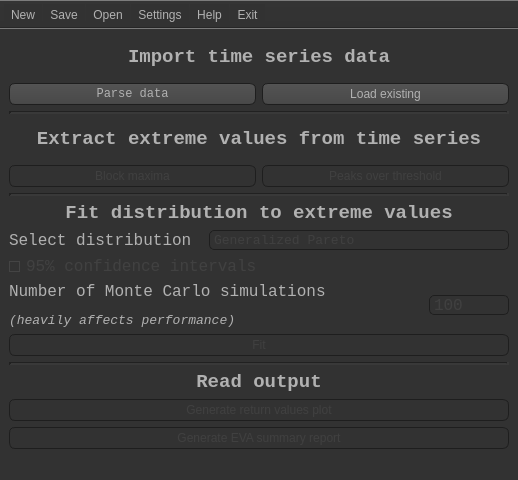
<?xml version="1.0" encoding="UTF-8"?>
<ui version="4.0">
 <class>MainWindow</class>
 <widget class="QMainWindow" name="MainWindow">
  <property name="geometry">
   <rect>
    <x>0</x>
    <y>0</y>
    <width>518</width>
    <height>480</height>
   </rect>
  </property>
  <property name="sizePolicy">
   <sizepolicy hsizetype="Maximum" vsizetype="Preferred">
    <horstretch>0</horstretch>
    <verstretch>0</verstretch>
   </sizepolicy>
  </property>
  <property name="font">
   <font>
    <family>Lucida Console</family>
    <pointsize>14</pointsize>
   </font>
  </property>
  <property name="windowTitle">
   <string>PyEVA</string>
  </property>
  <property name="windowIcon">
   <iconset resource="res.qrc">
    <normaloff>:/images/lambda.png</normaloff>:/images/lambda.png</iconset>
  </property>
  <property name="windowOpacity">
   <double>1.000000000000000</double>
  </property>
  <property name="autoFillBackground">
   <bool>false</bool>
  </property>
  <property name="styleSheet">
   <string notr="true">QToolTip
{
     border: 1px solid black;
     background-color: #ffa02f;
     padding: 1px;
     border-radius: 3px;
     opacity: 100;
}

QWidget
{
    color: #b1b1b1;
    background-color: #323232;
}

QWidget:item:hover
{
    background-color: QLinearGradient( x1: 0, y1: 0, x2: 0, y2: 1, stop: 0 #ffa02f, stop: 1 #ca0619);
    color: #000000;
}

QWidget:item:selected
{
    background-color: QLinearGradient( x1: 0, y1: 0, x2: 0, y2: 1, stop: 0 #ffa02f, stop: 1 #d7801a);
}

QMenuBar::item
{
    background: transparent;
}

QMenuBar::item:selected
{
    background: transparent;
    border: 1px solid #ffaa00;
}

QMenuBar::item:pressed
{
    background: #444;
    border: 1px solid #000;
    background-color: QLinearGradient(
        x1:0, y1:0,
        x2:0, y2:1,
        stop:1 #212121,
        stop:0.4 #343434/*,
        stop:0.2 #343434,
        stop:0.1 #ffaa00*/
    );
    margin-bottom:-1px;
    padding-bottom:1px;
}

QMenu
{
    border: 1px solid #000;
}

QMenu::item
{
    padding: 2px 20px 2px 20px;
}

QMenu::item:selected
{
    color: #000000;
}

QWidget:disabled
{
    color: #404040;
    background-color: #323232;
}

QAbstractItemView
{
    background-color: QLinearGradient( x1: 0, y1: 0, x2: 0, y2: 1, stop: 0 #4d4d4d, stop: 0.1 #646464, stop: 1 #5d5d5d);
}

QWidget:focus
{
    /*border: 2px solid QLinearGradient( x1: 0, y1: 0, x2: 0, y2: 1, stop: 0 #ffa02f, stop: 1 #d7801a);*/
}

QLineEdit
{
    background-color: QLinearGradient( x1: 0, y1: 0, x2: 0, y2: 1, stop: 0 #4d4d4d, stop: 0 #646464, stop: 1 #5d5d5d);
    padding: 1px;
    border-style: solid;
    border: 1px solid #1e1e1e;
    border-radius: 5;
	font: 12pt &quot;Lucida Console&quot;;
}

QPushButton
{
    color: #b1b1b1;
    background-color: QLinearGradient( x1: 0, y1: 0, x2: 0, y2: 1, stop: 0 #565656, stop: 0.1 #525252, stop: 0.5 #4e4e4e, stop: 0.9 #4a4a4a, stop: 1 #464646);
    border-width: 1px;
    border-color: #1e1e1e;
    border-style: solid;
    border-radius: 6;
    padding: 3px;
    font-size: 12px;
	font: 12pt &quot;Lucida Console&quot;;
    padding-left: 5px;
    padding-right: 5px;
}

QPushButton:pressed
{
    background-color: QLinearGradient( x1: 0, y1: 0, x2: 0, y2: 1, stop: 0 #2d2d2d, stop: 0.1 #2b2b2b, stop: 0.5 #292929, stop: 0.9 #282828, stop: 1 #252525);
}

QComboBox
{
    selection-background-color: #ffaa00;
    background-color: QLinearGradient( x1: 0, y1: 0, x2: 0, y2: 1, stop: 0 #565656, stop: 0.1 #525252, stop: 0.5 #4e4e4e, stop: 0.9 #4a4a4a, stop: 1 #464646);
    border-style: solid;
    border: 1px solid #1e1e1e;
    border-radius: 5;
}

QComboBox:hover,QPushButton:hover
{
    border: 2px solid QLinearGradient( x1: 0, y1: 0, x2: 0, y2: 1, stop: 0 #ffa02f, stop: 1 #d7801a);
}


QComboBox:on
{
    padding-top: 3px;
    padding-left: 4px;
    background-color: QLinearGradient( x1: 0, y1: 0, x2: 0, y2: 1, stop: 0 #2d2d2d, stop: 0.1 #2b2b2b, stop: 0.5 #292929, stop: 0.9 #282828, stop: 1 #252525);
    selection-background-color: #ffaa00;
}

QComboBox QAbstractItemView
{
    border: 2px solid darkgray;
    selection-background-color: QLinearGradient( x1: 0, y1: 0, x2: 0, y2: 1, stop: 0 #ffa02f, stop: 1 #d7801a);
}

QComboBox::drop-down
{
     subcontrol-origin: padding;
     subcontrol-position: top right;
     width: 15px;

     border-left-width: 0px;
     border-left-color: darkgray;
     border-left-style: solid; /* just a single line */
     border-top-right-radius: 3px; /* same radius as the QComboBox */
     border-bottom-right-radius: 3px;
 }

QComboBox::down-arrow
{
     image: url(:/down_arrow.png);
}

QGroupBox:focus
{
border: 2px solid QLinearGradient( x1: 0, y1: 0, x2: 0, y2: 1, stop: 0 #ffa02f, stop: 1 #d7801a);
}

QTextEdit:focus
{
    border: 2px solid QLinearGradient( x1: 0, y1: 0, x2: 0, y2: 1, stop: 0 #ffa02f, stop: 1 #d7801a);
}

QScrollBar:horizontal {
     border: 1px solid #222222;
     background: QLinearGradient( x1: 0, y1: 0, x2: 0, y2: 1, stop: 0.0 #121212, stop: 0.2 #282828, stop: 1 #484848);
     height: 7px;
     margin: 0px 16px 0 16px;
}

QScrollBar::handle:horizontal
{
      background: QLinearGradient( x1: 0, y1: 0, x2: 1, y2: 0, stop: 0 #ffa02f, stop: 0.5 #d7801a, stop: 1 #ffa02f);
      min-height: 20px;
      border-radius: 2px;
}

QScrollBar::add-line:horizontal {
      border: 1px solid #1b1b19;
      border-radius: 2px;
      background: QLinearGradient( x1: 0, y1: 0, x2: 1, y2: 0, stop: 0 #ffa02f, stop: 1 #d7801a);
      width: 14px;
      subcontrol-position: right;
      subcontrol-origin: margin;
}

QScrollBar::sub-line:horizontal {
      border: 1px solid #1b1b19;
      border-radius: 2px;
      background: QLinearGradient( x1: 0, y1: 0, x2: 1, y2: 0, stop: 0 #ffa02f, stop: 1 #d7801a);
      width: 14px;
     subcontrol-position: left;
     subcontrol-origin: margin;
}

QScrollBar::right-arrow:horizontal, QScrollBar::left-arrow:horizontal
{
      border: 1px solid black;
      width: 1px;
      height: 1px;
      background: white;
}

QScrollBar::add-page:horizontal, QScrollBar::sub-page:horizontal
{
      background: none;
}

QScrollBar:vertical
{
      background: QLinearGradient( x1: 0, y1: 0, x2: 1, y2: 0, stop: 0.0 #121212, stop: 0.2 #282828, stop: 1 #484848);
      width: 7px;
      margin: 16px 0 16px 0;
      border: 1px solid #222222;
}

QScrollBar::handle:vertical
{
      background: QLinearGradient( x1: 0, y1: 0, x2: 0, y2: 1, stop: 0 #ffa02f, stop: 0.5 #d7801a, stop: 1 #ffa02f);
      min-height: 20px;
      border-radius: 2px;
}

QScrollBar::add-line:vertical
{
      border: 1px solid #1b1b19;
      border-radius: 2px;
      background: QLinearGradient( x1: 0, y1: 0, x2: 0, y2: 1, stop: 0 #ffa02f, stop: 1 #d7801a);
      height: 14px;
      subcontrol-position: bottom;
      subcontrol-origin: margin;
}

QScrollBar::sub-line:vertical
{
      border: 1px solid #1b1b19;
      border-radius: 2px;
      background: QLinearGradient( x1: 0, y1: 0, x2: 0, y2: 1, stop: 0 #d7801a, stop: 1 #ffa02f);
      height: 14px;
      subcontrol-position: top;
      subcontrol-origin: margin;
}

QScrollBar::up-arrow:vertical, QScrollBar::down-arrow:vertical
{
      border: 1px solid black;
      width: 1px;
      height: 1px;
      background: white;
}


QScrollBar::add-page:vertical, QScrollBar::sub-page:vertical
{
      background: none;
}

QTextEdit
{
    background-color: #242424;
}

QPlainTextEdit
{
    background-color: #242424;
}

QHeaderView::section
{
    background-color: QLinearGradient(x1:0, y1:0, x2:0, y2:1, stop:0 #616161, stop: 0.5 #505050, stop: 0.6 #434343, stop:1 #656565);
    color: white;
    padding-left: 4px;
    border: 1px solid #6c6c6c;
}

QCheckBox:disabled
{
color: #414141;
}

QDockWidget::title
{
    text-align: center;
    spacing: 3px; /* spacing between items in the tool bar */
    background-color: QLinearGradient(x1:0, y1:0, x2:0, y2:1, stop:0 #323232, stop: 0.5 #242424, stop:1 #323232);
}

QDockWidget::close-button, QDockWidget::float-button
{
    text-align: center;
    spacing: 1px; /* spacing between items in the tool bar */
    background-color: QLinearGradient(x1:0, y1:0, x2:0, y2:1, stop:0 #323232, stop: 0.5 #242424, stop:1 #323232);
}

QDockWidget::close-button:hover, QDockWidget::float-button:hover
{
    background: #242424;
}

QDockWidget::close-button:pressed, QDockWidget::float-button:pressed
{
    padding: 1px -1px -1px 1px;
}

QMainWindow::separator
{
    background-color: QLinearGradient(x1:0, y1:0, x2:0, y2:1, stop:0 #161616, stop: 0.5 #151515, stop: 0.6 #212121, stop:1 #343434);
    color: white;
    padding-left: 4px;
    border: 1px solid #4c4c4c;
    spacing: 3px; /* spacing between items in the tool bar */
}

QMainWindow::separator:hover
{

    background-color: QLinearGradient(x1:0, y1:0, x2:0, y2:1, stop:0 #d7801a, stop:0.5 #b56c17 stop:1 #ffa02f);
    color: white;
    padding-left: 4px;
    border: 1px solid #6c6c6c;
    spacing: 3px; /* spacing between items in the tool bar */
}

QToolBar::handle
{
     spacing: 3px; /* spacing between items in the tool bar */
     background: url(:/images/handle.png);
}

QMenu::separator
{
    height: 2px;
    background-color: QLinearGradient(x1:0, y1:0, x2:0, y2:1, stop:0 #161616, stop: 0.5 #151515, stop: 0.6 #212121, stop:1 #343434);
    color: white;
    padding-left: 4px;
    margin-left: 10px;
    margin-right: 5px;
}

QProgressBar
{
    border: 2px solid grey;
    border-radius: 5px;
    text-align: center;
}

QProgressBar::chunk
{
    background-color: #d7801a;
    width: 2.15px;
    margin: 0.5px;
}

QTabBar::tab {
    color: #b1b1b1;
    border: 1px solid #444;
    border-bottom-style: none;
    background-color: #323232;
    padding-left: 10px;
    padding-right: 10px;
    padding-top: 3px;
    padding-bottom: 2px;
    margin-right: -1px;
}

QTabWidget::pane {
    border: 1px solid #444;
    top: 1px;
}

QTabBar::tab:last
{
    margin-right: 0; /* the last selected tab has nothing to overlap with on the right */
    border-top-right-radius: 3px;
}

QTabBar::tab:first:!selected
{
 margin-left: 0px; /* the last selected tab has nothing to overlap with on the right */


    border-top-left-radius: 3px;
}

QTabBar::tab:!selected
{
    color: #b1b1b1;
    border-bottom-style: solid;
    margin-top: 3px;
    background-color: QLinearGradient(x1:0, y1:0, x2:0, y2:1, stop:1 #212121, stop:.4 #343434);
}

QTabBar::tab:selected
{
    border-top-left-radius: 3px;
    border-top-right-radius: 3px;
    margin-bottom: 0px;
}

QTabBar::tab:!selected:hover
{
    /*border-top: 2px solid #ffaa00;
    padding-bottom: 3px;*/
    border-top-left-radius: 3px;
    border-top-right-radius: 3px;
    background-color: QLinearGradient(x1:0, y1:0, x2:0, y2:1, stop:1 #212121, stop:0.4 #343434, stop:0.2 #343434, stop:0.1 #ffaa00);
}

QRadioButton::indicator:checked, QRadioButton::indicator:unchecked{
    color: #b1b1b1;
    background-color: #323232;
    border: 1px solid #b1b1b1;
    border-radius: 6px;
}

QRadioButton::indicator:checked
{
    background-color: qradialgradient(
        cx: 0.5, cy: 0.5,
        fx: 0.5, fy: 0.5,
        radius: 1.0,
        stop: 0.25 #ffaa00,
        stop: 0.3 #323232
    );
}

QCheckBox::indicator{
    color: #b1b1b1;
    background-color: #323232;
    border: 1px solid #b1b1b1;
    width: 9px;
    height: 9px;
}

QRadioButton::indicator
{
    border-radius: 6px;
}

QRadioButton::indicator:hover, QCheckBox::indicator:hover
{
    border: 1px solid #ffaa00;
}

QCheckBox::indicator:checked
{
    image:url(:/images/checkbox.png);
}

QCheckBox::indicator:disabled, QRadioButton::indicator:disabled
{
    border: 1px solid #444;
}</string>
  </property>
  <property name="toolButtonStyle">
   <enum>Qt::ToolButtonTextUnderIcon</enum>
  </property>
  <property name="animated">
   <bool>true</bool>
  </property>
  <property name="documentMode">
   <bool>false</bool>
  </property>
  <property name="tabShape">
   <enum>QTabWidget::Rounded</enum>
  </property>
  <property name="dockNestingEnabled">
   <bool>false</bool>
  </property>
  <property name="unifiedTitleAndToolBarOnMac">
   <bool>false</bool>
  </property>
  <widget class="QWidget" name="centralwidget">
   <layout class="QVBoxLayout" name="verticalLayout_5">
    <item>
     <layout class="QVBoxLayout" name="verticalLayout_3">
      <item>
       <widget class="QLabel" name="label">
        <property name="font">
         <font>
          <family>Lucida Console</family>
          <pointsize>14</pointsize>
          <weight>75</weight>
          <bold>true</bold>
         </font>
        </property>
        <property name="text">
         <string>&lt;html&gt;&lt;head/&gt;&lt;body&gt;&lt;p align=&quot;center&quot;&gt;Import time series data&lt;/p&gt;&lt;/body&gt;&lt;/html&gt;</string>
        </property>
       </widget>
      </item>
      <item>
       <layout class="QHBoxLayout" name="horizontalLayout_2">
        <item>
         <widget class="QPushButton" name="pushButton">
          <property name="font">
           <font>
            <family>Lucida Console</family>
            <pointsize>12</pointsize>
            <weight>50</weight>
            <italic>false</italic>
            <bold>false</bold>
           </font>
          </property>
          <property name="text">
           <string>Parse data</string>
          </property>
         </widget>
        </item>
        <item>
         <widget class="QPushButton" name="pushButton_2">
          <property name="text">
           <string>Load existing</string>
          </property>
         </widget>
        </item>
       </layout>
      </item>
     </layout>
    </item>
    <item>
     <widget class="Line" name="line">
      <property name="font">
       <font>
        <pointsize>12</pointsize>
       </font>
      </property>
      <property name="frameShadow">
       <enum>QFrame::Sunken</enum>
      </property>
      <property name="lineWidth">
       <number>3</number>
      </property>
      <property name="midLineWidth">
       <number>0</number>
      </property>
      <property name="orientation">
       <enum>Qt::Horizontal</enum>
      </property>
     </widget>
    </item>
    <item>
     <layout class="QVBoxLayout" name="verticalLayout">
      <item>
       <widget class="QLabel" name="label_2">
        <property name="font">
         <font>
          <family>Lucida Console</family>
          <pointsize>14</pointsize>
          <weight>75</weight>
          <bold>true</bold>
         </font>
        </property>
        <property name="text">
         <string>&lt;html&gt;&lt;head/&gt;&lt;body&gt;&lt;p align=&quot;center&quot;&gt;Extract extreme values from time series&lt;/p&gt;&lt;/body&gt;&lt;/html&gt;</string>
        </property>
       </widget>
      </item>
      <item>
       <layout class="QHBoxLayout" name="horizontalLayout">
        <item>
         <widget class="QPushButton" name="pushButton_3">
          <property name="enabled">
           <bool>false</bool>
          </property>
          <property name="text">
           <string>Block maxima</string>
          </property>
         </widget>
        </item>
        <item>
         <widget class="QPushButton" name="pushButton_4">
          <property name="enabled">
           <bool>false</bool>
          </property>
          <property name="text">
           <string>Peaks over threshold</string>
          </property>
         </widget>
        </item>
       </layout>
      </item>
     </layout>
    </item>
    <item>
     <widget class="Line" name="line_2">
      <property name="lineWidth">
       <number>3</number>
      </property>
      <property name="orientation">
       <enum>Qt::Horizontal</enum>
      </property>
     </widget>
    </item>
    <item>
     <layout class="QVBoxLayout" name="verticalLayout_2">
      <item>
       <widget class="QLabel" name="label_3">
        <property name="font">
         <font>
          <family>Lucida Console</family>
          <pointsize>14</pointsize>
          <weight>75</weight>
          <bold>true</bold>
         </font>
        </property>
        <property name="text">
         <string>&lt;html&gt;&lt;head/&gt;&lt;body&gt;&lt;p align=&quot;center&quot;&gt;Fit distribution to extreme values&lt;/p&gt;&lt;/body&gt;&lt;/html&gt;</string>
        </property>
       </widget>
      </item>
      <item>
       <layout class="QHBoxLayout" name="horizontalLayout_3">
        <item>
         <widget class="QLabel" name="label_5">
          <property name="font">
           <font>
            <family>Lucida Console</family>
            <pointsize>12</pointsize>
           </font>
          </property>
          <property name="text">
           <string>Select distribution</string>
          </property>
         </widget>
        </item>
        <item>
         <widget class="QComboBox" name="comboBox_2">
          <property name="enabled">
           <bool>false</bool>
          </property>
          <property name="sizePolicy">
           <sizepolicy hsizetype="Maximum" vsizetype="Fixed">
            <horstretch>0</horstretch>
            <verstretch>0</verstretch>
           </sizepolicy>
          </property>
          <property name="minimumSize">
           <size>
            <width>300</width>
            <height>20</height>
           </size>
          </property>
          <property name="font">
           <font>
            <family>Lucida Console</family>
            <pointsize>10</pointsize>
           </font>
          </property>
          <item>
           <property name="text">
            <string>Generalized Pareto</string>
           </property>
          </item>
          <item>
           <property name="text">
            <string>Generalized Extreme Value</string>
           </property>
          </item>
          <item>
           <property name="text">
            <string>Weibull</string>
           </property>
          </item>
         </widget>
        </item>
       </layout>
      </item>
      <item>
       <widget class="QCheckBox" name="checkBox">
        <property name="enabled">
         <bool>false</bool>
        </property>
        <property name="font">
         <font>
          <family>Lucida Console</family>
          <pointsize>12</pointsize>
         </font>
        </property>
        <property name="text">
         <string>95% confidence intervals</string>
        </property>
        <property name="iconSize">
         <size>
          <width>16</width>
          <height>16</height>
         </size>
        </property>
       </widget>
      </item>
      <item>
       <layout class="QHBoxLayout" name="horizontalLayout_4">
        <item>
         <widget class="QLabel" name="label_4">
          <property name="font">
           <font>
            <family>Lucida Console</family>
            <pointsize>12</pointsize>
           </font>
          </property>
          <property name="text">
           <string>&lt;html&gt;&lt;head/&gt;&lt;body&gt;&lt;p&gt;Number of Monte Carlo simulations&lt;/p&gt;&lt;p&gt;&lt;span style=&quot; font-size:10pt; font-style:italic;&quot;&gt;(heavily affects performance)&lt;/span&gt;&lt;/p&gt;&lt;/body&gt;&lt;/html&gt;</string>
          </property>
         </widget>
        </item>
        <item>
         <widget class="QComboBox" name="comboBox">
          <property name="enabled">
           <bool>false</bool>
          </property>
          <property name="sizePolicy">
           <sizepolicy hsizetype="Maximum" vsizetype="Fixed">
            <horstretch>0</horstretch>
            <verstretch>0</verstretch>
           </sizepolicy>
          </property>
          <property name="minimumSize">
           <size>
            <width>80</width>
            <height>20</height>
           </size>
          </property>
          <property name="maximumSize">
           <size>
            <width>67</width>
            <height>20</height>
           </size>
          </property>
          <property name="font">
           <font>
            <family>Lucida Console</family>
            <pointsize>12</pointsize>
           </font>
          </property>
          <property name="sizeAdjustPolicy">
           <enum>QComboBox::AdjustToContents</enum>
          </property>
          <property name="minimumContentsLength">
           <number>6</number>
          </property>
          <item>
           <property name="text">
            <string>100</string>
           </property>
          </item>
          <item>
           <property name="text">
            <string>1000</string>
           </property>
          </item>
          <item>
           <property name="text">
            <string>10000</string>
           </property>
          </item>
         </widget>
        </item>
       </layout>
      </item>
      <item>
       <widget class="QPushButton" name="pushButton_5">
        <property name="enabled">
         <bool>false</bool>
        </property>
        <property name="text">
         <string>Fit</string>
        </property>
       </widget>
      </item>
     </layout>
    </item>
    <item>
     <widget class="Line" name="line_3">
      <property name="lineWidth">
       <number>3</number>
      </property>
      <property name="orientation">
       <enum>Qt::Horizontal</enum>
      </property>
     </widget>
    </item>
    <item>
     <layout class="QVBoxLayout" name="verticalLayout_4">
      <item>
       <widget class="QLabel" name="label_6">
        <property name="font">
         <font>
          <family>Lucida Console</family>
          <pointsize>14</pointsize>
          <weight>75</weight>
          <bold>true</bold>
         </font>
        </property>
        <property name="text">
         <string>&lt;html&gt;&lt;head/&gt;&lt;body&gt;&lt;p align=&quot;center&quot;&gt;Read output&lt;/p&gt;&lt;/body&gt;&lt;/html&gt;</string>
        </property>
       </widget>
      </item>
      <item>
       <widget class="QPushButton" name="pushButton_6">
        <property name="enabled">
         <bool>false</bool>
        </property>
        <property name="text">
         <string>Generate return values plot</string>
        </property>
       </widget>
      </item>
      <item>
       <widget class="QPushButton" name="pushButton_7">
        <property name="enabled">
         <bool>false</bool>
        </property>
        <property name="text">
         <string>Generate EVA summary report</string>
        </property>
       </widget>
      </item>
     </layout>
    </item>
   </layout>
  </widget>
  <widget class="QStatusBar" name="statusbar">
   <property name="sizeGripEnabled">
    <bool>true</bool>
   </property>
  </widget>
  <widget class="QToolBar" name="toolBar">
   <property name="sizePolicy">
    <sizepolicy hsizetype="Minimum" vsizetype="Minimum">
     <horstretch>0</horstretch>
     <verstretch>0</verstretch>
    </sizepolicy>
   </property>
   <property name="windowTitle">
    <string>toolBar</string>
   </property>
   <property name="movable">
    <bool>false</bool>
   </property>
   <property name="allowedAreas">
    <set>Qt::TopToolBarArea</set>
   </property>
   <property name="iconSize">
    <size>
     <width>30</width>
     <height>30</height>
    </size>
   </property>
   <property name="floatable">
    <bool>true</bool>
   </property>
   <attribute name="toolBarArea">
    <enum>TopToolBarArea</enum>
   </attribute>
   <attribute name="toolBarBreak">
    <bool>false</bool>
   </attribute>
   <addaction name="actionNew"/>
   <addaction name="actionSave"/>
   <addaction name="actionOpen"/>
   <addaction name="actionSettings"/>
   <addaction name="actionHelp"/>
   <addaction name="actionExit"/>
  </widget>
  <action name="actionNew">
   <property name="icon">
    <iconset resource="res.qrc">
     <normaloff>:/images/new.png</normaloff>:/images/new.png</iconset>
   </property>
   <property name="text">
    <string>New</string>
   </property>
   <property name="toolTip">
    <string>New</string>
   </property>
   <property name="statusTip">
    <string>Create new project in a new window</string>
   </property>
   <property name="menuRole">
    <enum>QAction::TextHeuristicRole</enum>
   </property>
   <property name="iconVisibleInMenu">
    <bool>true</bool>
   </property>
  </action>
  <action name="actionSave">
   <property name="icon">
    <iconset resource="res.qrc">
     <normaloff>:/images/save.png</normaloff>:/images/save.png</iconset>
   </property>
   <property name="text">
    <string>Save</string>
   </property>
   <property name="toolTip">
    <string>Save</string>
   </property>
   <property name="statusTip">
    <string>Save project</string>
   </property>
  </action>
  <action name="actionOpen">
   <property name="icon">
    <iconset resource="res.qrc">
     <normaloff>:/images/open.png</normaloff>:/images/open.png</iconset>
   </property>
   <property name="text">
    <string>Open</string>
   </property>
   <property name="statusTip">
    <string>Open existing project</string>
   </property>
  </action>
  <action name="actionSettings">
   <property name="icon">
    <iconset resource="res.qrc">
     <normaloff>:/images/settings.png</normaloff>:/images/settings.png</iconset>
   </property>
   <property name="text">
    <string>Settings</string>
   </property>
   <property name="statusTip">
    <string>Edit settings</string>
   </property>
  </action>
  <action name="actionExit">
   <property name="icon">
    <iconset resource="res.qrc">
     <normaloff>:/images/exit.png</normaloff>:/images/exit.png</iconset>
   </property>
   <property name="text">
    <string>Exit</string>
   </property>
   <property name="statusTip">
    <string>Exit PyEVA</string>
   </property>
  </action>
  <action name="actionHelp">
   <property name="icon">
    <iconset resource="res.qrc">
     <normaloff>:/images/help.png</normaloff>:/images/help.png</iconset>
   </property>
   <property name="text">
    <string>Help</string>
   </property>
   <property name="statusTip">
    <string>Open help dialog</string>
   </property>
  </action>
 </widget>
 <resources>
  <include location="res.qrc"/>
 </resources>
 <connections>
  <connection>
   <sender>checkBox</sender>
   <signal>toggled(bool)</signal>
   <receiver>comboBox</receiver>
   <slot>setEnabled(bool)</slot>
   <hints>
    <hint type="sourcelabel">
     <x>507</x>
     <y>274</y>
    </hint>
    <hint type="destinationlabel">
     <x>506</x>
     <y>311</y>
    </hint>
   </hints>
  </connection>
  <connection>
   <sender>pushButton_5</sender>
   <signal>clicked(bool)</signal>
   <receiver>pushButton_6</receiver>
   <slot>setDisabled(bool)</slot>
   <hints>
    <hint type="sourcelabel">
     <x>401</x>
     <y>347</y>
    </hint>
    <hint type="destinationlabel">
     <x>389</x>
     <y>412</y>
    </hint>
   </hints>
  </connection>
  <connection>
   <sender>pushButton_5</sender>
   <signal>clicked(bool)</signal>
   <receiver>pushButton_7</receiver>
   <slot>setDisabled(bool)</slot>
   <hints>
    <hint type="sourcelabel">
     <x>449</x>
     <y>333</y>
    </hint>
    <hint type="destinationlabel">
     <x>462</x>
     <y>449</y>
    </hint>
   </hints>
  </connection>
  <connection>
   <sender>pushButton</sender>
   <signal>clicked(bool)</signal>
   <receiver>pushButton_6</receiver>
   <slot>setEnabled(bool)</slot>
   <hints>
    <hint type="sourcelabel">
     <x>191</x>
     <y>112</y>
    </hint>
    <hint type="destinationlabel">
     <x>26</x>
     <y>401</y>
    </hint>
   </hints>
  </connection>
  <connection>
   <sender>pushButton</sender>
   <signal>clicked(bool)</signal>
   <receiver>pushButton_7</receiver>
   <slot>setEnabled(bool)</slot>
   <hints>
    <hint type="sourcelabel">
     <x>67</x>
     <y>104</y>
    </hint>
    <hint type="destinationlabel">
     <x>77</x>
     <y>439</y>
    </hint>
   </hints>
  </connection>
  <connection>
   <sender>pushButton_2</sender>
   <signal>clicked(bool)</signal>
   <receiver>pushButton_6</receiver>
   <slot>setEnabled(bool)</slot>
   <hints>
    <hint type="sourcelabel">
     <x>292</x>
     <y>107</y>
    </hint>
    <hint type="destinationlabel">
     <x>299</x>
     <y>401</y>
    </hint>
   </hints>
  </connection>
  <connection>
   <sender>pushButton_2</sender>
   <signal>clicked(bool)</signal>
   <receiver>pushButton_7</receiver>
   <slot>setEnabled(bool)</slot>
   <hints>
    <hint type="sourcelabel">
     <x>326</x>
     <y>112</y>
    </hint>
    <hint type="destinationlabel">
     <x>340</x>
     <y>439</y>
    </hint>
   </hints>
  </connection>
  <connection>
   <sender>pushButton</sender>
   <signal>clicked(bool)</signal>
   <receiver>pushButton_3</receiver>
   <slot>setDisabled(bool)</slot>
   <hints>
    <hint type="sourcelabel">
     <x>113</x>
     <y>103</y>
    </hint>
    <hint type="destinationlabel">
     <x>98</x>
     <y>167</y>
    </hint>
   </hints>
  </connection>
  <connection>
   <sender>pushButton</sender>
   <signal>clicked(bool)</signal>
   <receiver>pushButton_4</receiver>
   <slot>setDisabled(bool)</slot>
   <hints>
    <hint type="sourcelabel">
     <x>201</x>
     <y>109</y>
    </hint>
    <hint type="destinationlabel">
     <x>286</x>
     <y>176</y>
    </hint>
   </hints>
  </connection>
  <connection>
   <sender>pushButton_2</sender>
   <signal>clicked(bool)</signal>
   <receiver>pushButton_4</receiver>
   <slot>setDisabled(bool)</slot>
   <hints>
    <hint type="sourcelabel">
     <x>441</x>
     <y>118</y>
    </hint>
    <hint type="destinationlabel">
     <x>434</x>
     <y>174</y>
    </hint>
   </hints>
  </connection>
  <connection>
   <sender>pushButton_2</sender>
   <signal>clicked(bool)</signal>
   <receiver>pushButton_3</receiver>
   <slot>setDisabled(bool)</slot>
   <hints>
    <hint type="sourcelabel">
     <x>383</x>
     <y>108</y>
    </hint>
    <hint type="destinationlabel">
     <x>184</x>
     <y>181</y>
    </hint>
   </hints>
  </connection>
  <connection>
   <sender>pushButton_3</sender>
   <signal>clicked(bool)</signal>
   <receiver>pushButton_6</receiver>
   <slot>setEnabled(bool)</slot>
   <hints>
    <hint type="sourcelabel">
     <x>130</x>
     <y>170</y>
    </hint>
    <hint type="destinationlabel">
     <x>127</x>
     <y>414</y>
    </hint>
   </hints>
  </connection>
  <connection>
   <sender>pushButton_3</sender>
   <signal>clicked(bool)</signal>
   <receiver>pushButton_7</receiver>
   <slot>setEnabled(bool)</slot>
   <hints>
    <hint type="sourcelabel">
     <x>149</x>
     <y>178</y>
    </hint>
    <hint type="destinationlabel">
     <x>178</x>
     <y>437</y>
    </hint>
   </hints>
  </connection>
  <connection>
   <sender>pushButton_4</sender>
   <signal>clicked(bool)</signal>
   <receiver>pushButton_6</receiver>
   <slot>setEnabled(bool)</slot>
   <hints>
    <hint type="sourcelabel">
     <x>398</x>
     <y>185</y>
    </hint>
    <hint type="destinationlabel">
     <x>422</x>
     <y>412</y>
    </hint>
   </hints>
  </connection>
  <connection>
   <sender>pushButton_4</sender>
   <signal>clicked(bool)</signal>
   <receiver>pushButton_7</receiver>
   <slot>setEnabled(bool)</slot>
   <hints>
    <hint type="sourcelabel">
     <x>474</x>
     <y>181</y>
    </hint>
    <hint type="destinationlabel">
     <x>488</x>
     <y>438</y>
    </hint>
   </hints>
  </connection>
  <connection>
   <sender>pushButton_3</sender>
   <signal>clicked(bool)</signal>
   <receiver>pushButton_5</receiver>
   <slot>setDisabled(bool)</slot>
   <hints>
    <hint type="sourcelabel">
     <x>142</x>
     <y>177</y>
    </hint>
    <hint type="destinationlabel">
     <x>206</x>
     <y>341</y>
    </hint>
   </hints>
  </connection>
  <connection>
   <sender>pushButton_4</sender>
   <signal>clicked(bool)</signal>
   <receiver>pushButton_5</receiver>
   <slot>setDisabled(bool)</slot>
   <hints>
    <hint type="sourcelabel">
     <x>393</x>
     <y>182</y>
    </hint>
    <hint type="destinationlabel">
     <x>363</x>
     <y>344</y>
    </hint>
   </hints>
  </connection>
  <connection>
   <sender>pushButton</sender>
   <signal>clicked(bool)</signal>
   <receiver>pushButton_5</receiver>
   <slot>setEnabled(bool)</slot>
   <hints>
    <hint type="sourcelabel">
     <x>149</x>
     <y>100</y>
    </hint>
    <hint type="destinationlabel">
     <x>166</x>
     <y>343</y>
    </hint>
   </hints>
  </connection>
  <connection>
   <sender>pushButton_2</sender>
   <signal>clicked(bool)</signal>
   <receiver>pushButton_5</receiver>
   <slot>setEnabled(bool)</slot>
   <hints>
    <hint type="sourcelabel">
     <x>324</x>
     <y>109</y>
    </hint>
    <hint type="destinationlabel">
     <x>327</x>
     <y>344</y>
    </hint>
   </hints>
  </connection>
 </connections>
</ui>
